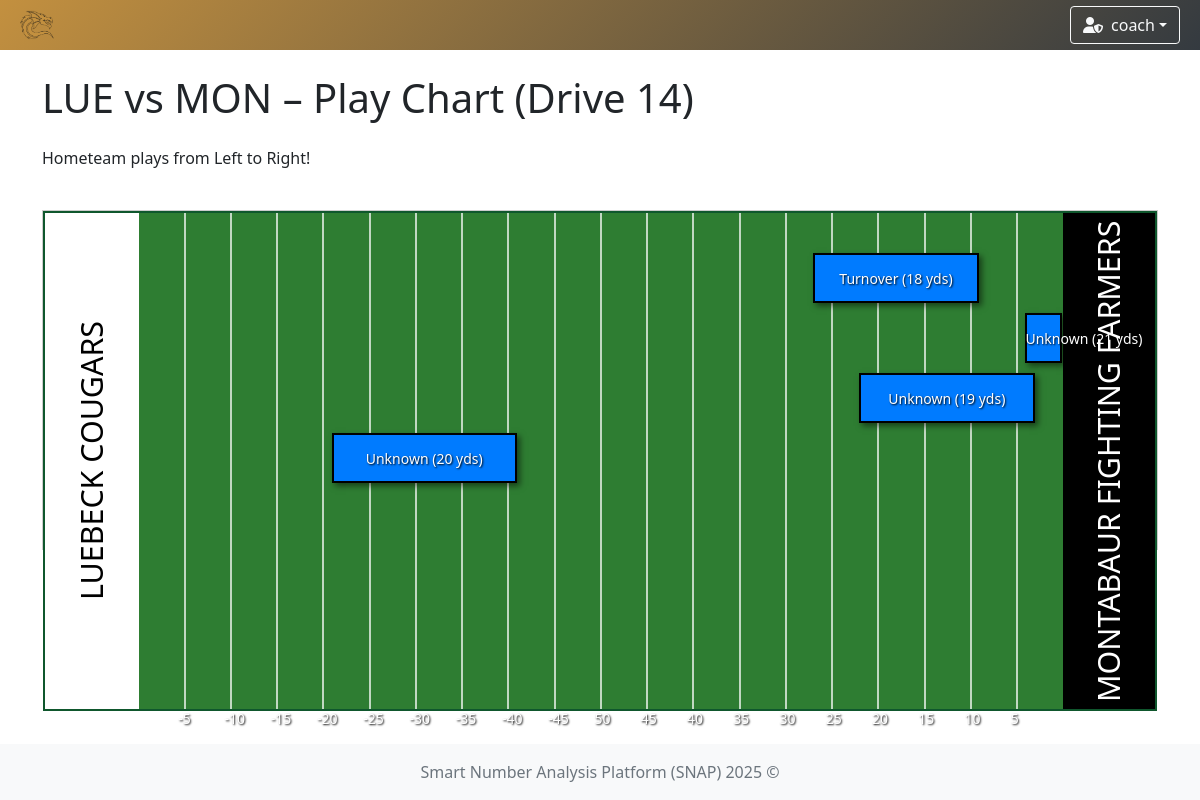
The page /games/3/drive/14/play-chart (signed in) on the database its author committed.
### app/models/team.py (models this page shows)
class TeamModel(db.Model):
    __tablename__ = 'teams'
    id = db.Column(db.Integer, primary_key=True)
    name = db.Column(db.String(100), nullable=False, unique=True)  # prevent duplicate team names
    icon = db.Column(db.String(300), nullable=False)  # longer path for future-proofing
    primary_color = db.Column(db.String(20), nullable=False)
    secondary_color = db.Column(db.String(20), nullable=False)

### app/models/user.py (models this page shows)
class UserModel(db.Model, UserMixin):
    __tablename__ = 'user'
    id = db.Column(db.Integer, primary_key=True)
    username = db.Column(db.String(80), unique=True, nullable=False)
    password = db.Column(db.String(120), nullable=False)
    role = db.Column(db.String(10), nullable=False, default='user')
    team_id = db.Column(db.Integer, db.ForeignKey('teams.id'))
    team = db.relationship('TeamModel', backref='users')

### app/models/game.py (models this page shows, shortened)
class GameModel(db.Model):
    __tablename__ = 'game'
    id: int = db.Column(db.Integer, primary_key=True)
    name: str = db.Column(db.String(100), nullable=False)
    date: datetime = db.Column(db.DateTime, nullable=False, index=True)
    time: str = db.Column(db.String(20), nullable=False)
    home_team_id: Optional[int] = db.Column(db.Integer, db.ForeignKey('teams.id'), nullable=True, index=True)
    away_team_id: Optional[int] = db.Column(db.Integer, db.ForeignKey('teams.id'), nullable=True, index=True)
    home_team = db.relationship('TeamModel', foreign_keys=[home_team_id], lazy=True)
    away_team = db.relationship('TeamModel', foreign_keys=[away_team_id], lazy=True)
    drives = db.relationship('DriveModel', backref='game', lazy=True, cascade='all, delete-orphan')
    @classmethod
    def get_by_id(cls, game_id: int) -> Optional['GameModel']:
        return cls.query.get_or_404(game_id)

### app/models/drive.py (models this page shows, shortened)
class DriveModel(db.Model):
    __tablename__ = 'drive'
    id = db.Column(db.Integer, primary_key=True)
    game_id = db.Column(db.Integer, db.ForeignKey('game.id'), nullable=False)
    result = db.Column(db.String(50))
    ended = db.Column(db.Boolean, default=False)
    plays = db.relationship('PlayModel', backref='drive', lazy=True, cascade='all, delete-orphan')

### app/models/play.py (models this page shows)
class PlayModel(db.Model):
    __tablename__ = 'play'
    id = db.Column(db.Integer, primary_key=True)
    drive_id = db.Column(db.Integer, db.ForeignKey('drive.id'), nullable=False)
    odk = db.Column(db.String(1))  # O, D, or K
    quarter = db.Column(db.Integer)
    down = db.Column(db.Integer)
    distance = db.Column(db.Integer)
    yard_line = db.Column(db.Integer)
    play_type = db.Column(db.String(50))
    result = db.Column(db.String(50))
    gain_loss = db.Column(db.Integer)
    touchdown = db.Column(db.Boolean, default=False)
    penalty_type = db.Column(db.String(50))
    penalty_spot_yard = db.Column(db.Integer)
    foul_team = db.Column(db.String(1))# "H" (Home) oder "O" (Opponent)
    personnel = db.Column(db.String(20))
    off_form = db.Column(db.String(50))  # Offensive Formation
    form_str = db.Column(db.String(50))  # Formation Strength
    form_adj = db.Column(db.String(50))  # Formation Adjustment
    motion = db.Column(db.String(50))  # Motion
    protection = db.Column(db.String(50))  # Protection
    off_play = db.Column(db.String(50))  # Off Play
    dir_call = db.Column(db.String(50))  # Directional Call
    tag = db.Column(db.String(50))  # Tags
    hash = db.Column(db.String(1))  # New field for Hash (L, M, R)
    rusher_number = db.Column(db.Integer)
    passer = db.Column(db.Integer)
    receiver = db.Column(db.Integer)
    play_type1 = db.Column(db.String(50))
    defense_front = db.Column(db.String(50))
    defense_strongside = db.Column(db.String(50))
    blitz = db.Column(db.String(50))
    slants = db.Column(db.String(50))
    coverage = db.Column(db.String(50))
    tackler1 = db.Column(db.Integer)
    tackler2 = db.Column(db.Integer)
    interceptor = db.Column(db.Integer)
    returner = db.Column(db.Integer)
    returner_yard = db.Column(db.Integer)
    kicker = db.Column(db.Integer)
    kicker_yard = db.Column(db.Integer)

### app/controllers/game.py (the view)
    @login_required
    def drive_play_chart(self, game_id, drive_id):
        game = GameModel.get_by_id(game_id)
        drive = DriveModel.query.filter_by(game_id=game_id, id=drive_id).first_or_404()
        plays = PlayModel.query.filter_by(drive_id=drive.id).order_by(PlayModel.id).all()
        plays_data = []
        home_team = game.home_team
        away_team = game.away_team
        home_team_color = home_team.primary_color if home_team else "#010748"
        away_team_color = away_team.primary_color if home_team else "#010748"
        home_team_text_color = get_readable_text_color(home_team_color) if home_team else "#FFFFFF"
        away_team_text_color = get_readable_text_color(away_team_color) if home_team else "#FFFFFF"
        for play in plays:
            raw_start = play.yard_line
            raw_end = play.yard_line
            start_yard = self.convert(raw_start)
            end_yard = self.convert(raw_end) + play.gain_loss
            start_yard = max(0, min(100, start_yard))
            end_yard = max(0, min(100, end_yard))
            loss_detected = (play.gain_loss or 0) < 0
            if loss_detected:
                temp = start_yard
                start_yard = end_yard
                end_yard = temp
            plays_data.append({
                'id': play.id,
                'start': start_yard,
                'end': end_yard,
                'yards': play.gain_loss or 0,
                'result': play.result or 'Unknown',
                'play_count': len(plays),
                'loss': loss_detected
            })
        return render_template(
            template_name_or_list='drive/drive_play_chart.html',
            game=game,
            drive=drive,
            plays=plays_data,
            max=max,
            home=home_team_color,
            away=away_team_color,
            home_text=home_team_text_color,
            away_text=away_team_text_color
        )

### app/controllers/game.py (called while the page is built)
def get_readable_text_color(hex_color):
    hex_color = hex_color.lstrip('#')
    r, g, b = [int(hex_color[i:i + 2], 16) for i in (0, 2, 4)]
    brightness = 0.299 * r + 0.587 * g + 0.114 * b
    return "#000000" if brightness > 186 else "#ffffff"

    @staticmethod
    def convert(yard_line: int) -> int:
        if yard_line == 50:
            return 50
        if yard_line < 0:
            return -yard_line
        return 100 - yard_line

### app/controllers/user.py (called while the page is built)
    @staticmethod
    def load_user(user_id):
        return UserModel.query.get(int(user_id))

### run.py (called while the page is built)
    def _inject_context(self) -> None:
        @self.app.context_processor
        def inject_teams() -> dict:
            try:
                teams = TeamModel.query.all()
                return dict(teams=teams)
            except Exception as e:
                print(f"[!] Error injecting teams: {str(e)} ({type(e).__name__})")
                return dict(teams=[])

### app/templates/drive/drive_play_chart.html (shortened to what this page needs)
{% extends "system/base.html" %}
{% block content %}
<div class="container">
    <h1 class="mb-4">
        {{ game.name }} – Play Chart (Drive {{ drive.id }})
    </h1>
    <p>Hometeam plays from Left to Right!</p>
    <div class="drive-chart" style="height: {{ plays|length * 60 + 100 }}px;">
        <div class="field-container"
             style="background: linear-gradient(to right,
                 {{ home }} 0%,{{ home }} 8.5%,
                 #2e7d32 8.5%,#2e7d32 91.75%,
                 {{ away }} 91.75%,{{ away }} 100%) !important;">
            <div class="team-name-left" style="color: {{ home_text }};">
                {{ game.home_team.name if game.home_team else 'HOME' }}
            </div>
            <div class="team-name-right" style="color: {{ away_text }};">
                {{ game.away_team.name if game.away_team else 'OPPONENT' }}
            </div>
            {% for i in range(1, 20) %}
                {% set yard = i * 5 %}
                <div class="yard-line" style="left: {{ (yard / 1.2) + 8.33 }}%;"></div>
                <div class="yard-line-number" style="left: {{ (yard / 1.2) + 8.33 - 0.5 }}%;">
                    {% if i == 10 %}
                        50
                    {% elif i < 10 %}
                        {{ -yard }}
                    {% else %}
                        {{ 100 - yard }}
                    {% endif %}
                </div>
            {% endfor %}
            {% for play in plays %}
                <div class="drive-line" style="top: {{ 40 + loop.index0 * 60 }}px;">
                    <div class="drive-bar
                    {{ 'loss' if play.loss else 'gain' }}
                    {{ play.result|lower|replace(' ', '-') }}"
                         style="
                            left: {{ ((play.start / 100) * 100) / 1.2 + 8.33 }}%;
                            {% if play.result|lower == 'touchdown' %}
                                width: {{ 92 - (((play.start / 100) * 100) / 1.2 + 8.33) }}%;
                            {% else %}
                                width: {{ (((play.end - play.start) / 100) * 100) / 1.2 }}%;
                            {% endif %}
                         ">
                    </div>
                    <div class="drive-label"
                         style="
                            left: {{ ((play.start / 100) * 100) / 1.2 + 8.33 }}%;
                            {% if play.result|lower == 'touchdown' %}
                                width: {{ 92 - (((play.start / 100) * 100) / 1.2 + 8.33) }}%;
                            {% else %}
                                width: {{ (((play.end - play.start) / 100) * 100) / 1.2 }}%;
                            {% endif %}
                         ">
                        {{ play.play_type or play.result or 'Unknown' }}
                        ({{ play.yards }} yds)
                    </div>
                </div>
            {% endfor %}
        </div>
    </div>
</div>
{% endblock %}

### app/templates/system/base.html (shortened to what this page needs)
<!DOCTYPE html>
<html lang="en">
<head>
    <link href="https://cdn.jsdelivr.net/npm/bootstrap@5.1.3/dist/css/bootstrap.min.css" rel="stylesheet"/>
    <link rel="stylesheet" href="https://cdn.jsdelivr.net/npm/bootstrap-icons@1.11.3/font/bootstrap-icons.css"/>
    <link rel="stylesheet" href="https://cdnjs.cloudflare.com/ajax/libs/font-awesome/6.5.0/css/all.min.css"/>
    <link href="https://cdn.jsdelivr.net/npm/select2@4.1.0-rc.0/dist/css/select2.min.css" rel="stylesheet"/>
    <link href="https://cdn.jsdelivr.net/npm/select2-bootstrap-5-theme@1.3.0/dist/select2-bootstrap-5-theme.min.css" rel="stylesheet"/>
    <link href="https://cdn.datatables.net/1.13.6/css/dataTables.bootstrap5.min.css" rel="stylesheet"/>
    <link rel="stylesheet" href="https://cdn.datatables.net/fixedcolumns/4.3.0/css/fixedColumns.bootstrap5.min.css"/>
    <link rel="stylesheet" href="{{ url_for('static', filename='styles.css') }}"/>
</head>
<body class="{% block body_class %}{% endblock %}">
{% if current_user.is_authenticated %}
    {% set ns = namespace(navbar_color='background: linear-gradient(135deg, #4b6cb7, #182848);', team_found=False) %}
    {% if current_user.team %}
        {% set ns.navbar_color = 'background: linear-gradient(135deg, ' ~ current_user.team.primary_color ~ ', #343a40);' %}
        {% set ns.team_found = True %}
    {% endif %}
    <nav class="navbar navbar-expand-lg navbar-dark" style="{{ ns.navbar_color }}">
        <div class="container-fluid position-relative">
            <a class="navbar-brand d-flex align-items-center" href="{{ url_for('index') }}">
                {% if current_user.team and ns.team_found %}
                    <img class="team-logo" src="{{ current_user.team.icon }}" alt="{{ current_user.team.name }} logo"/>
                {% else %}
                    <a href="{{ url_for('game_options') }}" class="btn btn-outline-light me-2" title="Home">
                        <i class="fas fa-home"></i>
                    </a>
                {% endif %}
            </a>
            <div class="ms-auto d-flex align-items-center">
                <div class="dropdown me-2">
                    <button class="btn btn-outline-light dropdown-toggle d-flex align-items-center" type="button"
                            id="userDropdown" data-bs-toggle="dropdown" aria-expanded="false">
                        {% if current_user.role == 'admin' %}
                            <i class="fas fa-user-shield me-2"></i>
                        {% else %}
                            <i class="fas fa-user me-2"></i>
                        {% endif %}
                        {{ current_user.username }}
                    </button>
                </div>
            </div>
        </div>
    </nav>
{% endif %}
<div class="content-wrapper">
    <div class="container-fluid mt-4 px-4">
        <div id="toast-container" class="toast-container position-fixed bottom-0 end-0 p-3" style="z-index: 1100;">
        </div>
        {% block content %}{% endblock %}
    </div>
</div>
<footer class="footer mt-auto py-3 bg-light">
    <div class="container text-center">
        <span class="text-muted">Smart Number Analysis Platform (SNAP) 2025 ©</span>
    </div>
</footer>
</body>
</html>

### app/static/styles.css (style rules this page uses)
.navbar { transition: background-color 0.5s ease; height: 50px; }
.team-logo { animation: fadeIn 0.5s ease, pulse 1s ease-in-out; width: 50px; height: auto; }
html, body { height: 100%; margin: 0; padding: 0; }
body { display: flex; flex-direction: column; min-height: 100vh; }
.content-wrapper { flex: 1 0 auto; }
.footer { flex-shrink: 0; background-color: #f8f9fa; padding: 1rem 0; margin-top: auto; }
.drive-chart { margin: 20px 0; position: relative; }
.field-container { background-color: #15803D; min-height: 500px; position: relative; border: 2px solid #0F572D; padding: 20px; }
.drive-line { position: absolute; left: 0; right: 0; height: 30px; }
.drive-bar { height: 100%; width: 100%; background-color: #666; }

### app/templates/drive/drive_play_chart.html (style rules this page uses)
.drive-chart { position: relative; width: 100%; margin: 40px 0 20px 0 !important; background: #f5f5f5; border: 1px solid #ccc; padding-bottom: 60px; }
.field-container { position: absolute; top: 0; bottom: 0; left: 0; right: 0; }
.yard-line { position: absolute; top: 0; bottom: 0; width: 2px; background: #fff !important; opacity: 0.7; }
.yard-line-number { position: absolute; bottom: -20px; font-size: 14px; color: #fff; text-shadow: 1px 1px 2px #000; text-align: center; }
.drive-line { position: absolute; height: 50px; width: 100%; }
.drive-bar { position: absolute; height: 100%; border: 2px solid #000 !important; box-shadow: 3px 3px 6px rgba(0, 0, 0, 0.5) !important; z-index: 1; }
.drive-bar.gain { background-color: #007bff !important; }
.drive-label { position: absolute; top: 50%; transform: translateY(-50%); font-size: 14px; color: #fff; text-shadow: 1px 1px 2px #000; white-space: nowrap; text-align: center; z-index: 2; }
.team-name-left { position: absolute; left: 0; top: 0; bottom: 0; width: 8.5%; display: flex; align-items: center; justify-content: center; font-size: 1.9em; z-index: 10; writing-mode: vertical-rl; transform: rotate(180deg); text-transform: uppercase; }
.team-name-right { position: absolute; right: 0; top: 0; bottom: 0; width: 8.25%; display: flex; align-items: center; justify-content: center; font-size: 1.9em; z-index: 10; writing-mode: vertical-rl; transform: rotate(180deg); text-transform: uppercase; }

### rows shown on the page
TeamModel: team.icon (picture)
UserModel: username "coach"
GameModel: name "LUE vs MON"
DriveModel: id "14"
TeamModel: home_team "LUEBECK COUGARS"
TeamModel: away_team "MONTABAUR FIGHTING FARMERS"
PlayModel: result "Turnover", yards "18"
PlayModel: {{ (((play.end - play.start) / 100) * 100) / 1.2 }} 3.3333333333333335 (drawn), play_type "Unknown", yards "21"
PlayModel: {{ (((play.end - play.start) / 100) * 100) / 1.2 }} 15.833333333333334 (drawn), play_type "Unknown", yards "19"
PlayModel: {{ (((play.end - play.start) / 100) * 100) / 1.2 }} 16.666666666666668 (drawn), play_type "Unknown", yards "20"

### other values the page prints
{{ yard }} "-5" "-10" "-15" "-20" "-25" "-30" "-35" "-40" "-45"
{{ 100 - yard }} "45" "40" "35" "30" "25" "20" "15" "10" "5"
